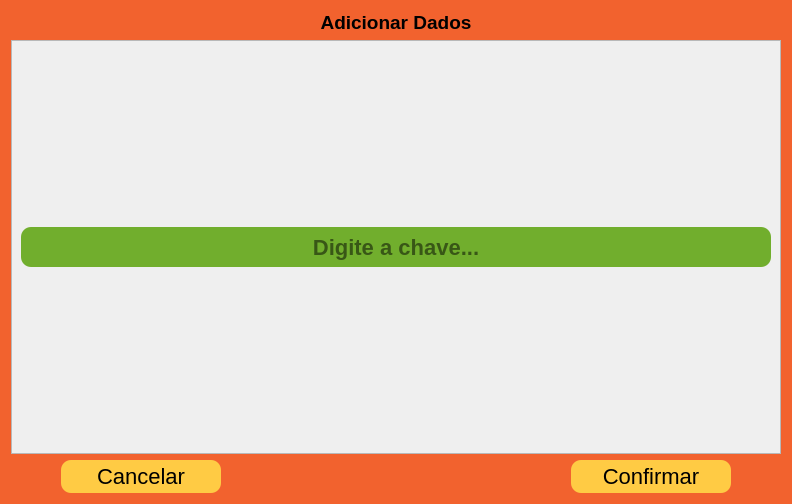
<?xml version="1.0" encoding="UTF-8"?>
<ui version="4.0">
 <class>TelaAddEdit</class>
 <widget class="QWidget" name="TelaAddEdit">
  <property name="geometry">
   <rect>
    <x>0</x>
    <y>0</y>
    <width>792</width>
    <height>504</height>
   </rect>
  </property>
  <property name="windowTitle">
   <string>Adicionar Dados</string>
  </property>
  <property name="styleSheet">
   <string notr="true">#TelaAddEdit{
	background-color:#f2622e;
}

#edtChave {
    background-color: #71ae2d;
    height: 30px;
    font-weight: bold;
    border-radius: 10px;
	color: #000;
	font-size:22px;
}

QPushButton{
	background-color:#ffcb44;
	border-radius: 10px;
	height: 33px;
	width: 160px;
	margin: 0 50px;
	font-size:22px;

}

QLineEdit{
	background-color: #986053;
    height: 40px;
    font-weight: bold;
    border-radius: 10px;
	padding:0 10px;
	font-size:22px;
}

QComboBox {
    background-color: #986053;
    height: 40px;
    font-weight: bold;
    border-radius: 10px;
    padding: 0 10px;
    font-size: 22px;
}
#btnCancela::hover{
	background-color:#ec9c2b;
}
#btnConfirma::hover{
	background-color:#ec9c2b;
}

#btnCancela::pressed{
	background-color:#ffd878;
}
#btnConfirma::pressed{
	background-color:#ffd878;
}</string>
  </property>
  <layout class="QVBoxLayout" name="verticalLayout">
   <item>
    <widget class="QLabel" name="titulo">
     <property name="font">
      <font>
       <pointsize>14</pointsize>
       <bold>true</bold>
      </font>
     </property>
     <property name="text">
      <string>Adicionar Dados</string>
     </property>
     <property name="alignment">
      <set>Qt::AlignmentFlag::AlignCenter</set>
     </property>
    </widget>
   </item>
   <item>
    <widget class="QScrollArea" name="scrollArea">
     <property name="widgetResizable">
      <bool>true</bool>
     </property>
     <widget class="QWidget" name="scrollContent">
      <property name="geometry">
       <rect>
        <x>0</x>
        <y>0</y>
        <width>772</width>
        <height>329</height>
       </rect>
      </property>
      <layout class="QVBoxLayout" name="layoutCampos">
       <item>
        <widget class="QLineEdit" name="edtChave">
         <property name="sizePolicy">
          <sizepolicy hsizetype="Fixed" vsizetype="Fixed">
           <horstretch>0</horstretch>
           <verstretch>0</verstretch>
          </sizepolicy>
         </property>
         <property name="maximumSize">
          <size>
           <width>1000</width>
           <height>40</height>
          </size>
         </property>
         <property name="alignment">
          <set>Qt::AlignmentFlag::AlignCenter</set>
         </property>
         <property name="placeholderText">
          <string>Digite a chave...</string>
         </property>
        </widget>
       </item>
      </layout>
     </widget>
    </widget>
   </item>
   <item>
    <layout class="QHBoxLayout" name="layoutBotoes">
     <item>
      <widget class="QPushButton" name="btnCancela">
       <property name="text">
        <string>Cancelar</string>
       </property>
      </widget>
     </item>
     <item>
      <spacer name="horizontalSpacer">
       <property name="orientation">
        <enum>Qt::Orientation::Horizontal</enum>
       </property>
       <property name="sizeHint" stdset="0">
        <size>
         <width>20</width>
         <height>20</height>
        </size>
       </property>
      </spacer>
     </item>
     <item>
      <widget class="QLabel" name="label">
       <property name="maximumSize">
        <size>
         <width>120</width>
         <height>120</height>
        </size>
       </property>
       <property name="text">
        <string/>
       </property>
       <property name="pixmap">
        <pixmap>../img/chen_yakumo.jpg</pixmap>
       </property>
       <property name="scaledContents">
        <bool>true</bool>
       </property>
      </widget>
     </item>
     <item>
      <spacer name="horizontalSpacer_2">
       <property name="orientation">
        <enum>Qt::Orientation::Horizontal</enum>
       </property>
       <property name="sizeHint" stdset="0">
        <size>
         <width>40</width>
         <height>20</height>
        </size>
       </property>
      </spacer>
     </item>
     <item>
      <widget class="QPushButton" name="btnConfirma">
       <property name="text">
        <string>Confirmar</string>
       </property>
      </widget>
     </item>
    </layout>
   </item>
  </layout>
 </widget>
 <resources/>
 <connections/>
</ui>
